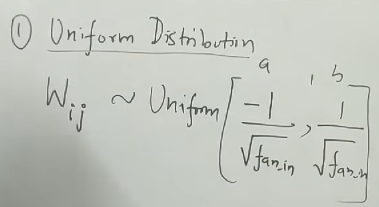
#> input picture Machine Learning/Deep Learning/Weight Initialization/images/uniform.png, 379 x 207 px
$ jupyter execute 'uniform weight initialization.ipynb'
#> lines starting #> are read from the running program, lines starting #| are printed output that depends on the picture
1. [Uniform Weight Initialization](#uniform-weight-initialization)

#### Uniform Weight Initialization:
- the weight values are chosen from the uniform distribution
- fan_in and fan_out are the number of input and output of the neural network

[cell 1]
from PIL import Image
from IPython.display import display

img = Image.open('images/uniform.png')
#> img is the input picture: PIL image 379x207 RGBA; mean R, G, B, A 195.7, 199.4, 191.9, 255
new_image = img.resize((390, 250))
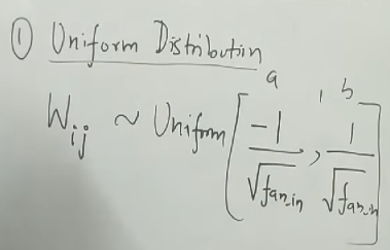
#> new_image: PIL image 390x250 RGBA; mean R, G, B, A 195.7, 199.4, 191.9, 255
display(new_image)


$ run again, with Machine Learning/Deep Learning/Weight Initialization/images/he-normal.png copied over Machine Learning/Deep Learning/Weight Initialization/images/uniform.png
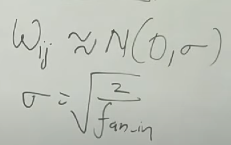
#> input picture Machine Learning/Deep Learning/Weight Initialization/images/he-normal.png, 231 x 145 px
#> img is the input picture: PIL image 231x145 RGBA; mean R, G, B, A 190.5, 194.1, 185.7, 255
#> `new_image = img.resize((390, 250))`:
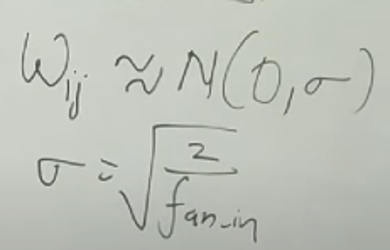
#> new_image: PIL image 390x250 RGBA; mean R, G, B, A 190.5, 194.1, 185.7, 255

$ run again, with Machine Learning/Deep Learning/Weight Initialization/images/xavier-normal.png copied over Machine Learning/Deep Learning/Weight Initialization/images/uniform.png
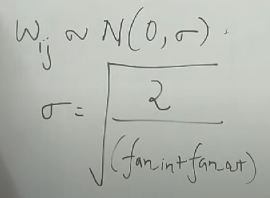
#> input picture Machine Learning/Deep Learning/Weight Initialization/images/xavier-normal.png, 270 x 198 px
#> img is the input picture: PIL image 270x198 RGBA; mean R, G, B, A 177.9, 181.2, 174.9, 255
#> `new_image = img.resize((390, 250))`:
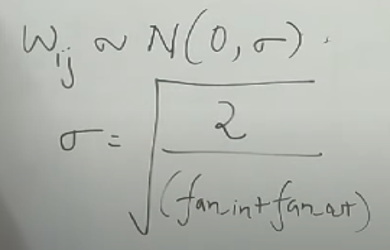
#> new_image: PIL image 390x250 RGBA; mean R, G, B, A 177.9, 181.2, 174.9, 255
